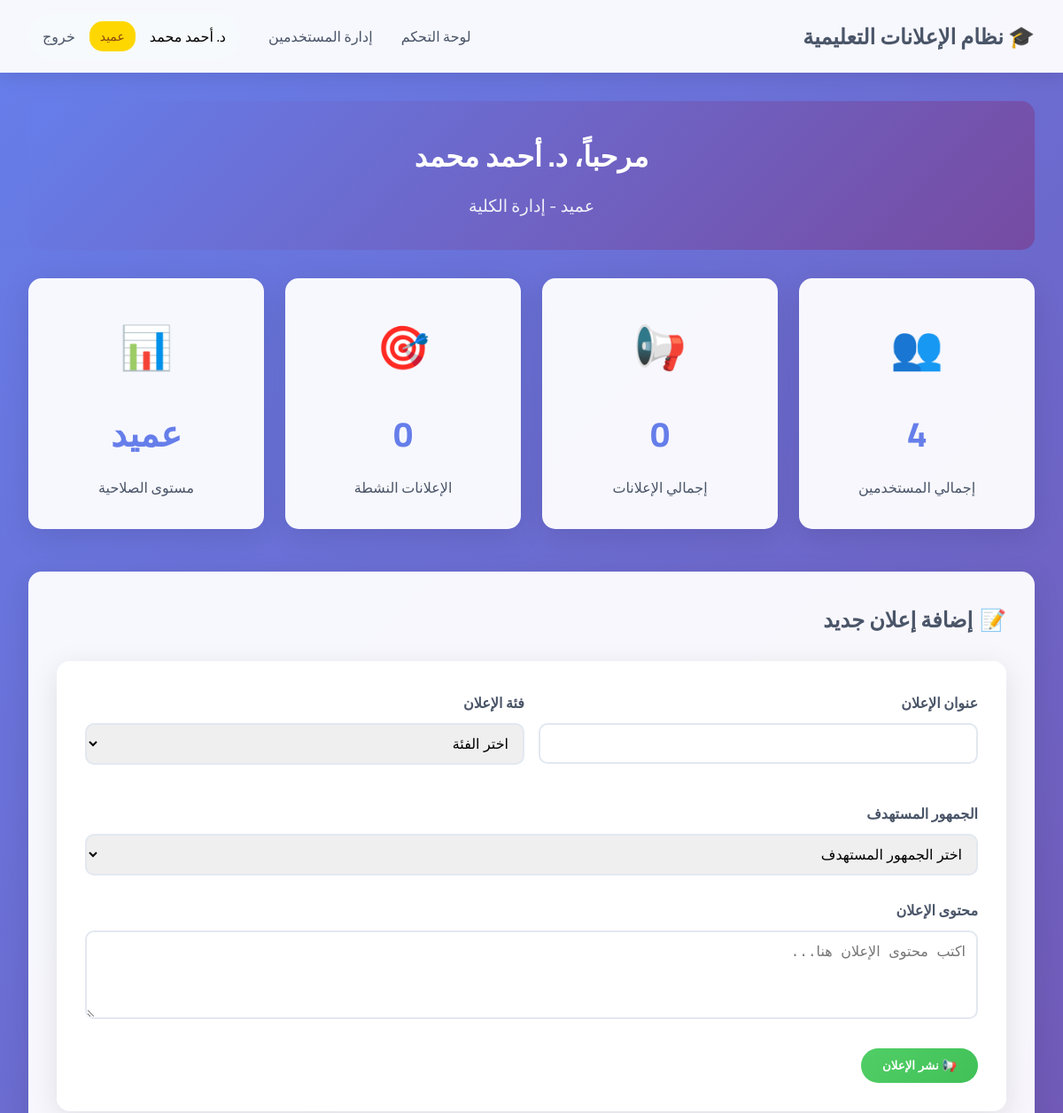
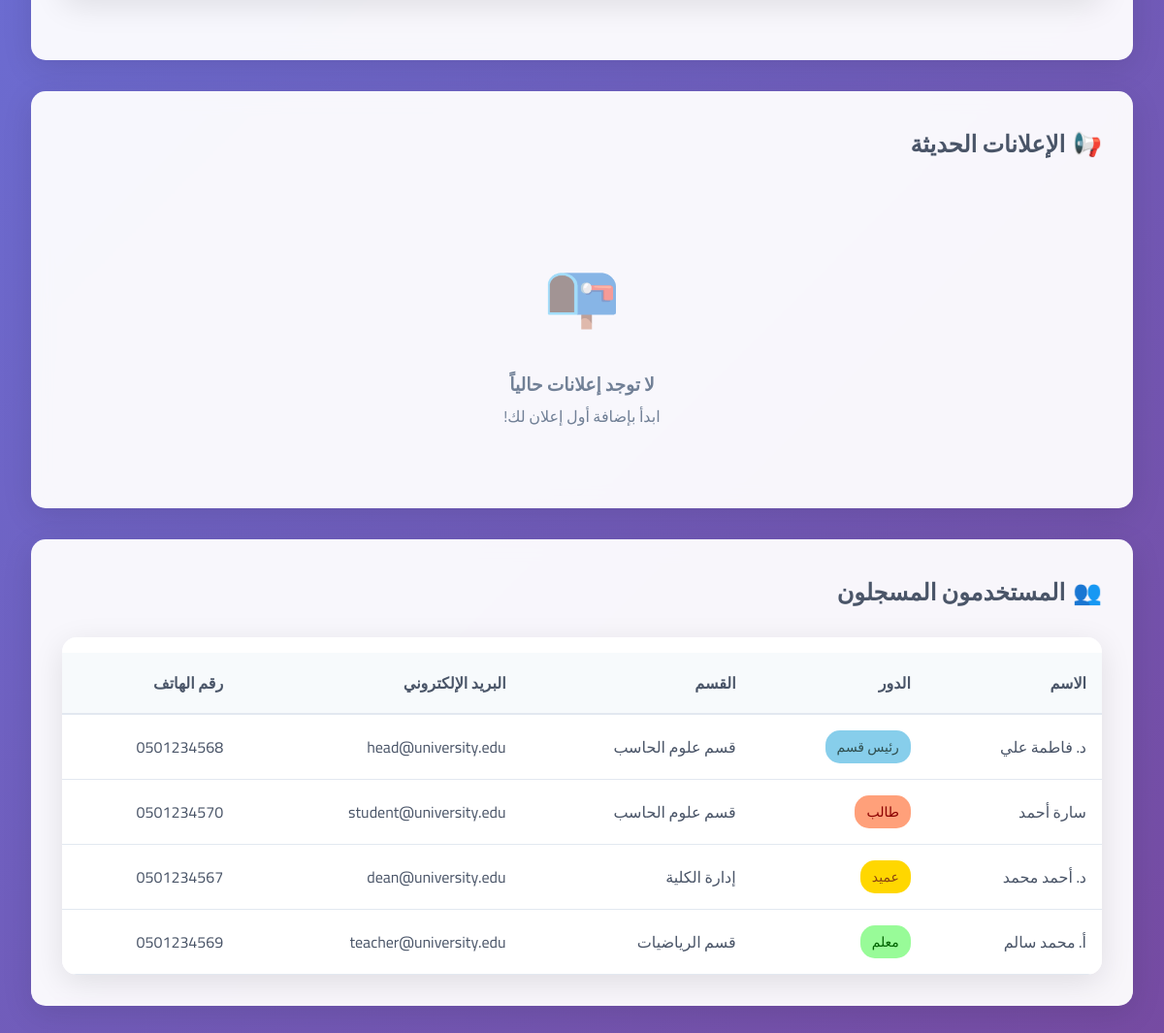
The app's page /dashboard (signed in) with its own data (2 pictures, top to bottom).
### tables this page shows
CREATE TABLE users (
            id INTEGER PRIMARY KEY AUTOINCREMENT,
            name TEXT NOT NULL,
            role TEXT NOT NULL,
            email TEXT UNIQUE NOT NULL,
            password TEXT NOT NULL,
            department TEXT,
            phone TEXT,
            created_at TIMESTAMP DEFAULT CURRENT_TIMESTAMP
        );

### app.py (the view)
@app.route('/dashboard')
def dashboard():
    if 'user' not in session:
        flash('يجب تسجيل الدخول أولاً', 'error')
        return redirect(url_for('login_page'))
    conn = sqlite3.connect('education_system.db')
    c = conn.cursor()
    user_role = session['user']['role']
    if user_role == 'عميد':
        c.execute('SELECT id, name, role, email, department, phone FROM users ORDER BY role, name')
    elif user_role == 'رئيس قسم':
        c.execute('SELECT id, name, role, email, department, phone FROM users WHERE department = ? OR role = ?',
                 (session['user']['department'], 'طالب'))
    else:
        c.execute('SELECT id, name, role, email, department, phone FROM users WHERE id = ?',
                 (session['user']['id'],))
    users = c.fetchall()
    c.execute('''SELECT a.id, a.title, a.content, a.category, a.target_audience,
                        u.name as creator, a.created_at, a.is_active
                 FROM ads a
                 JOIN users u ON a.created_by = u.id
                 ORDER BY a.created_at DESC''')
    ads = c.fetchall()
    conn.close()
    return render_template('dashboard.html', users=users, ads=ads, user=session['user'])

### templates/dashboard.html (shortened to what this page needs)
{% extends "base.html" %}
{% block content %}
<div class="dashboard-header">
    <div class="welcome-message">مرحباً، {{ user.name }}</div>
    <div class="user-role">{{ user.role }} - {{ user.department }}</div>
</div>
<div class="stats-grid">
    <div class="stat-card">
        <div class="stat-icon">👥</div>
        <div class="stat-number">{{ users|length }}</div>
        <div class="stat-label">إجمالي المستخدمين</div>
    </div>
    <div class="stat-card">
        <div class="stat-icon">📢</div>
        <div class="stat-number">{{ ads|length }}</div>
        <div class="stat-label">إجمالي الإعلانات</div>
    </div>
    <div class="stat-card">
        <div class="stat-icon">🎯</div>
        <div class="stat-number">{{ ads|selectattr('7', 'equalto', 1)|list|length }}</div>
        <div class="stat-label">الإعلانات النشطة</div>
    </div>
    <div class="stat-card">
        <div class="stat-icon">📊</div>
        <div class="stat-number">{{ user.role }}</div>
        <div class="stat-label">مستوى الصلاحية</div>
    </div>
</div>
{% if user.role in ['عميد', 'رئيس قسم', 'معلم'] %}
<div class="card">
    <h2 class="section-title">
        <span>📝</span>
        إضافة إعلان جديد
    </h2>
    <form method="POST" action="{{ url_for('add_ad') }}" class="add-ad-form">
        <div class="form-row">
            <div class="form-group">
                <label class="form-label">عنوان الإعلان</label>
                <input type="text" name="title" class="form-control" required>
            </div>
            <div class="form-group">
                <label class="form-label">فئة الإعلان</label>
                <select name="category" class="form-control" required>
                    <option value="">اختر الفئة</option>
                </select>
            </div>
        </div>
        <div class="form-group">
            <label class="form-label">الجمهور المستهدف</label>
            <select name="target_audience" class="form-control" required>
                <option value="">اختر الجمهور المستهدف</option>
            </select>
        </div>
        <div class="form-group">
            <label class="form-label">محتوى الإعلان</label>
            <textarea name="content" class="form-control" rows="4" required
                      placeholder="اكتب محتوى الإعلان هنا..."></textarea>
        </div>
        <button type="submit" class="btn btn-success">
            <span>📢</span> نشر الإعلان
        </button>
    </form>
</div>
{% endif %}
<div class="card">
    <h2 class="section-title">
        <span>📢</span>
        الإعلانات الحديثة
    </h2>
    {% if ads %}
    <div class="ads-grid">
        {% for ad in ads %}
        <div class="ad-card">
            <div class="ad-header">
                <div>
                    <h3 class="ad-title">{{ ad[1] }}</h3>
                    <div class="ad-meta">
                        بواسطة: {{ ad[5] }} | {{ ad[6][:10] }}
                    </div>
                </div>
                {% if user.role == 'عميد' or ad[5] == user.name %}
                <div class="action-buttons">
                    <a href="{{ url_for('delete_ad', ad_id=ad[0]) }}"
                       class="btn btn-danger btn-small"
                       onclick="return confirm('هل أنت متأكد من حذف هذا الإعلان؟')">
                        🗑️ حذف
                    </a>
                </div>
                {% endif %}
            </div>
            <div class="ad-content">{{ ad[2] }}</div>
            <div class="ad-footer">
                <span class="category-badge category-{{ ad[3] }}">
                    {{ ad[3]|replace('academic', 'أكاديمي')|replace('administrative', 'إداري')|replace('events', 'فعاليات')|replace('announcements', 'إعلانات') }}
                </span>
                <span style="font-size: 0.9rem; color: #718096;">
                    🎯 {{ ad[4]|replace('all', 'الجميع')|replace('students', 'الطلاب')|replace('teachers', 'المعلمين')|replace('staff', 'الموظفين')|replace('department', 'القسم') }}
                </span>
            </div>
        </div>
        {% endfor %}
    </div>
    {% else %}
    <div class="empty-state">
        <div class="empty-icon">📭</div>
        <h3>لا توجد إعلانات حالياً</h3>
        <p>ابدأ بإضافة أول إعلان لك!</p>
    </div>
    {% endif %}
</div>
<div class="card">
    <h2 class="section-title">
        <span>👥</span>
        المستخدمون المسجلون
    </h2>
    <div class="users-table">
        <table class="table">
            <thead>
                <tr>
                    <th>الاسم</th>
                    <th>الدور</th>
                    <th>القسم</th>
                    <th>البريد الإلكتروني</th>
                    <th>رقم الهاتف</th>
                </tr>
            </thead>
            <tbody>
                {% for u in users %}
                <tr>
                    <td>{{ u[1] }}</td>
                    <td>
                        <span class="role-badge role-{{ u[2]|replace('عميد', 'dean')|replace('رئيس قسم', 'head')|replace('معلم', 'teacher')|replace('طالب', 'student') }}">
                            {{ u[2] }}
                        </span>
                    </td>
                    <td>{{ u[4] or 'غير محدد' }}</td>
                    <td>{{ u[3] }}</td>
                    <td>{{ u[5] or 'غير محدد' }}</td>
                </tr>
                {% endfor %}
            </tbody>
        </table>
    </div>
</div>
{% endblock %}

### templates/base.html (shortened to what this page needs)
<!DOCTYPE html>
<html lang="ar" dir="rtl">
<head>
</head>
<body>
    <nav class="navbar">
        <div class="navbar-content">
            <a href="{{ url_for('home') }}" class="logo">🎓 نظام الإعلانات التعليمية</a>
            <div class="nav-links">
                {% if session.user %}
                    <a href="{{ url_for('dashboard') }}" class="nav-link">لوحة التحكم</a>
                    {% if session.user.role in ['عميد', 'رئيس قسم'] %}
                        <a href="{{ url_for('users_management') }}" class="nav-link">إدارة المستخدمين</a>
                    {% endif %}
                    <div class="user-info">
                        <span>{{ session.user.name }}</span>
                        <span class="badge badge-{{ session.user.role|replace('عميد', 'dean')|replace('رئيس قسم', 'head')|replace('معلم', 'teacher')|replace('طالب', 'student') }}">
                            {{ session.user.role }}
                        </span>
                        <a href="{{ url_for('logout') }}" class="nav-link">خروج</a>
                    </div>
                {% else %}
                    <a href="{{ url_for('login_page') }}" class="nav-link">تسجيل الدخول</a>
                {% endif %}
            </div>
        </div>
    </nav>
    <div class="container">
        {% block content %}{% endblock %}
    </div>
</body>
</html>

### templates/base.html (style rules this page uses)
* { margin: 0; padding: 0; box-sizing: border-box; }
body { font-family: 'Cairo', sans-serif; background: linear-gradient(135deg, #667eea 0%, #764ba2 100%); min-height: 100vh; direction: rtl; }
.navbar { background: rgba(255, 255, 255, 0.95); backdrop-filter: blur(10px); padding: 1rem 2rem; box-shadow: 0 2px 20px rgba(0,0,0,0.1); position: sticky; top: 0; z-index: 1000; }
.navbar-content { display: flex; justify-content: space-between; align-items: center; max-width: 1200px; margin: 0 auto; }
.logo { font-size: 1.5rem; font-weight: 700; color: #4a5568; text-decoration: none; }
.nav-links { display: flex; gap: 2rem; align-items: center; }
.nav-link { color: #4a5568; text-decoration: none; font-weight: 500; transition: color 0.3s ease; }
.user-info { display: flex; align-items: center; gap: 1rem; background: #f7fafc; padding: 0.5rem 1rem; border-radius: 25px; }
.container { max-width: 1200px; margin: 2rem auto; padding: 0 2rem; }
.card { background: rgba(255, 255, 255, 0.95); backdrop-filter: blur(10px); border-radius: 15px; padding: 2rem; box-shadow: 0 8px 32px rgba(0,0,0,0.1); margin-bottom: 2rem; }
.btn { background: linear-gradient(135deg, #667eea 0%, #764ba2 100%); color: white; border: none; padding: 0.75rem 1.5rem; border-radius: 25px; cursor: pointer; font-weight: 600; text-decoration: none; display: inline-block; transition: transform 0.3s ease, box-shadow 0.3s ease; }
.btn-success { background: linear-gradient(135deg, #51cf66 0%, #40c057 100%); }
.form-group { margin-bottom: 1.5rem; }
.form-label { display: block; margin-bottom: 0.5rem; font-weight: 600; color: #4a5568; }
.form-control { width: 100%; padding: 0.75rem; border: 2px solid #e2e8f0; border-radius: 10px; font-size: 1rem; transition: border-color 0.3s ease; }
.table { width: 100%; border-collapse: collapse; margin-top: 1rem; }
.table th, .table td { padding: 1rem; text-align: right; border-bottom: 1px solid #e2e8f0; }
.table th { background: #f7fafc; font-weight: 600; color: #4a5568; }
.badge { display: inline-block; padding: 0.25rem 0.75rem; border-radius: 15px; font-size: 0.875rem; font-weight: 500; }
.badge-dean { background: #ffd700; color: #8b4513; }
.stats-grid { display: grid; grid-template-columns: repeat(auto-fit, minmax(250px, 1fr)); gap: 1.5rem; margin-bottom: 2rem; }
.stat-card { background: rgba(255, 255, 255, 0.95); padding: 1.5rem; border-radius: 15px; text-align: center; box-shadow: 0 4px 15px rgba(0,0,0,0.1); }
.stat-number { font-size: 2.5rem; font-weight: 700; color: #667eea; }
.stat-label { color: #4a5568; font-weight: 500; }

### records on screen
users: user.name "د. أحمد محمد", user.role "عميد", name "د. أحمد محمد", role "عميد", department "إدارة الكلية", email "dean@university.edu", phone "0501234567"
users: name "د. فاطمة علي", role "رئيس قسم", department "قسم علوم الحاسب", email "head@university.edu", phone "0501234568"
users: name "سارة أحمد", role "طالب", department "قسم علوم الحاسب", email "student@university.edu", phone "0501234570"
users: name "أ. محمد سالم", role "معلم", department "قسم الرياضيات", email "teacher@university.edu", phone "0501234569"

### other values on screen
{{ users|length }} "4"
{{ ads|length }} "0"
{{ ads|selectattr('7', 'equalto', 1)|list|length }} "0"
